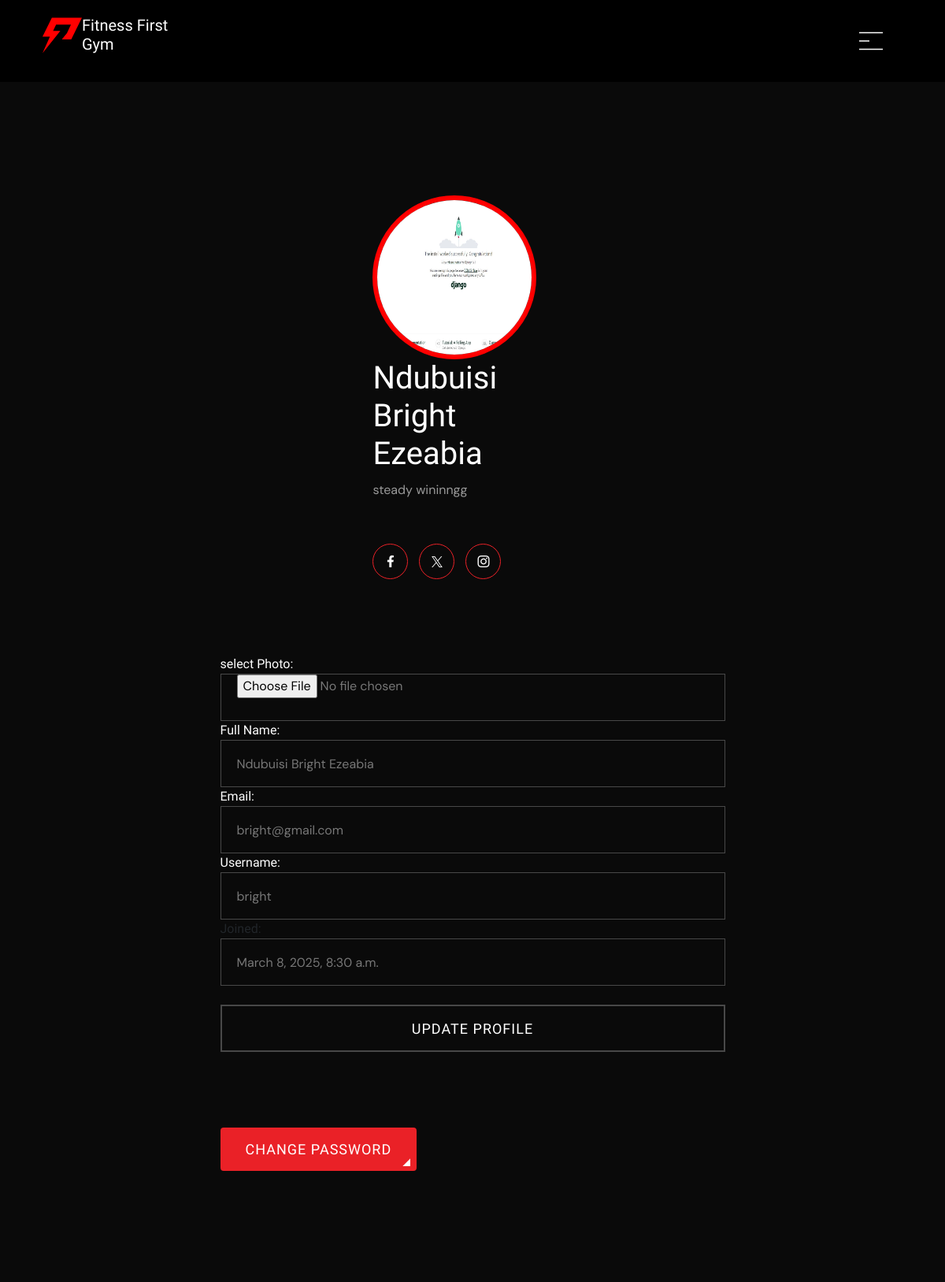
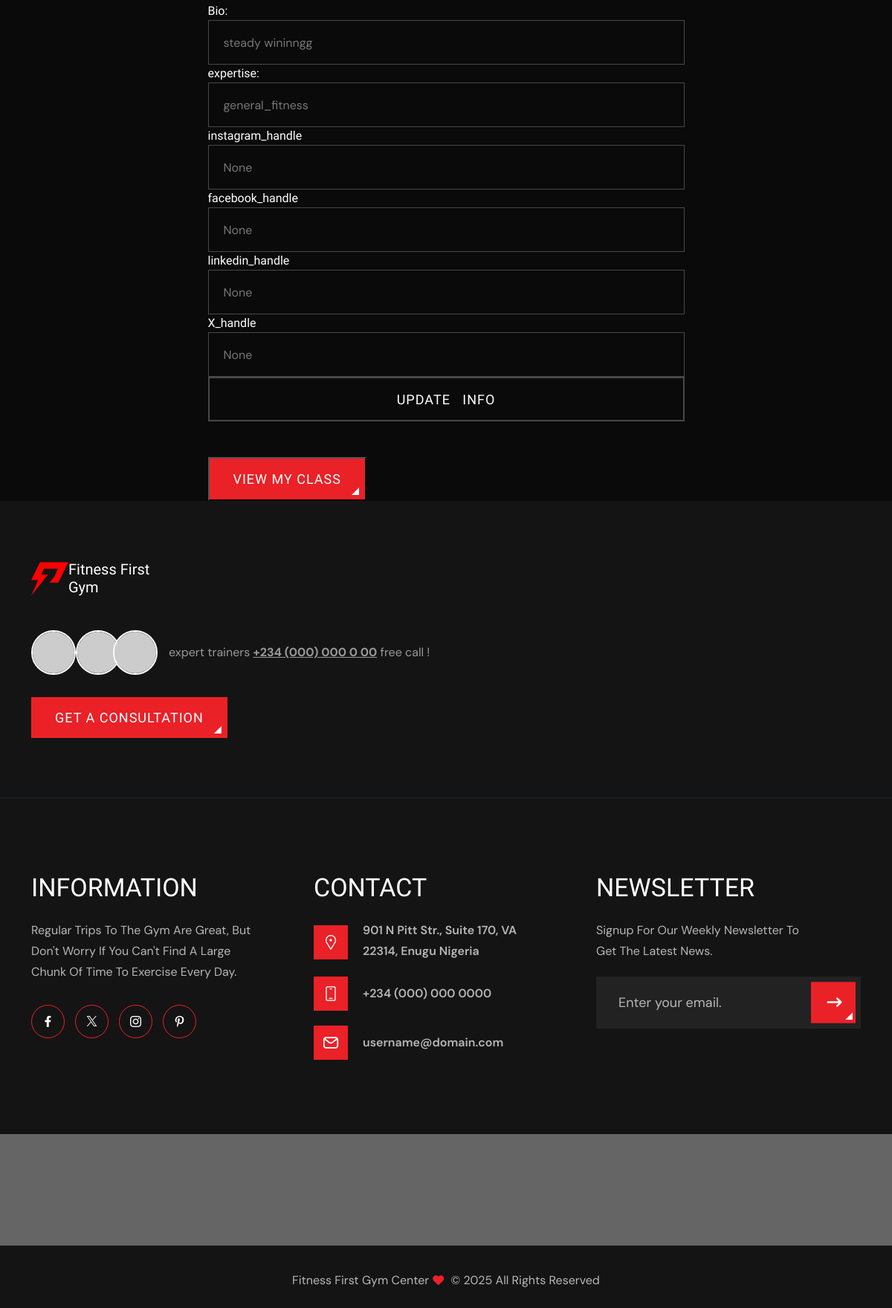
Screenshot of /profile/ (signed in) with the database file from the repository (2 pictures, top to bottom).
### Main/models.py (models this page shows, shortened)
class CustomUser(AbstractBaseUser, PermissionsMixin):
    email = models.EmailField(unique=True)
    username = models.CharField(max_length=255)
    full_name = models.CharField(max_length=255, blank=True, null=True, default="User")
    profile_photo = models.ImageField(upload_to='profile_photos/', blank=True, null=True, default="profile_photos/default.jpg")
    is_active = models.BooleanField(default=True)
    is_staff = models.BooleanField(default=False)
    is_superuser = models.BooleanField(default=False)
    date_joined = models.DateTimeField(auto_now_add=True)
    is_admin = models.BooleanField(default=False)
    objects = CustomUserManager()
    USERNAME_FIELD = 'email'
    REQUIRED_FIELDS = ['username']

class Trainer(models.Model):
    EXPERTISE_CHOICES = [
        ('general_fitness', 'General Fitness'),
        ('yoga', 'Yoga'),
        ('strength_training', 'Strength Training'),
        ('cardio', 'Cardio'),
        ('nutrition', 'Nutrition'),
        ('pilates', 'Pilates'),
        ('crossfit', 'CrossFit'),
        ('bodybuilding', 'Bodybuilding'),
        ('martial_arts', 'Martial Arts'),
    ]
    user = models.OneToOneField(settings.AUTH_USER_MODEL, on_delete=models.CASCADE, null=True, related_name="trainer")
    expertise = models.CharField(max_length=50, choices=EXPERTISE_CHOICES, default='general_fitness')
    bio = models.TextField()
    instagram_handle = models.CharField(max_length=255, blank=True, null=True)
    facebook_handle = models.CharField(max_length=255, blank=True, null=True)
    linkedin_handle = models.CharField(max_length=255, blank=True, null=True)
    X_handle = models.CharField(max_length=255, blank=True, null=True)
    available_days = models.JSONField(default=list)  # Example: ["Monday", "Wednesday", "Friday"]
    max_bookings_per_day = models.PositiveIntegerField(default=5)

### Main/views.py (the view)
# urls.py: path('profile/', views.profile, name='profile'),
@login_required
def profile(request):
    if not request.user.is_authenticated:
        messages.success(request, "You Must  Login First")
        return redirect('auth')
    form = ProfileUpdateForm(instance=request.user)
    return render(request, 'Main/profile.html', {'form': form})

### Main/forms.py
class ProfileUpdateForm(forms.ModelForm):
    email = forms.EmailField(disabled=False)
    username = forms.CharField(disabled=False)
    full_name = forms.CharField(required=False)
    profile_photo = forms.ImageField(
        required=False,
        widget=forms.ClearableFileInput(attrs={'class': 'custom-file-input'})  # Ensure file input renders properly
    )
    is_active = forms.BooleanField(disabled=True, required=False)
    class Meta:
        model = CustomUser
        fields = ['profile_photo', 'full_name', 'email', 'username', 'is_active']

### Main/templates/main/profile.html (shortened to what this page needs)
{% extends 'base.html' %}
{% block content %}
{% load static %}
<div class="container">
    <div class="row d-flex-all justify-content-center ">
        <br>
        <br>
        <br>
        <div class="col-7">
            <br>
            <br>
            <br>
            <br>
            <br>
            <br>
            <div class="row d-flex-all justify-content-center">
                <div class="col-5"> <img src="{{ user.profile_photo.url }}" class="image-control " style="
        height: 13rem;
        width: 13rem;
        border-radius: 50%;
        border: red solid 6px;
        ">
                    <h3 class="h1   text-white">{{ user.full_name }}</h3>
                    <p>{{ user.trainer.bio}}</p>
                    <br>
                    <div class="social-media">
                        <ul class="social-media">
                            <li><a href="{{ user.trainer.facebook_handle}}"><i class="fa-brands fa-facebook-f"></i></a>
                            </li>
                            <li><a href="{{ user.trainer.X_handle}}"><i class="flaticon-twitter"></i></a></li>
                            <li><a href="{{ user.trainer.instagram_handle}}""><i class=" flaticon-instagram"></i></a>
                            </li>
                        </ul>
                    </div>
                </div>
            </div>
            <br>
            <br>
            <br>
            <br>
            <div class="form-container">
                <form method="POST" class=" " action="{% url 'update_profile' %}" enctype="multipart/form-data">
                    <div class="form-group">
                        <label for="id_profile_photo" class="text-white"> select Photo:</label>
                        <input type="file" name="profile_photo" id="id_profile_photo" accept="image/*" class="sss">
                    </div>
                    <div class="form-group">
                        <label for="id_full_name" class="text-white">Full Name:</label>
                        <input type="text" name="full_name" id="id_full_name" value="{{ user.full_name }}" required>
                    </div>
                    <div class="form-group">
                        <label for="id_email" class="text-white">Email:</label>
                        <input type="email" name="email" id="id_email" value="{{ user.email }}" required>
                    </div>
                    <div class="form-group">
                        <label for="id_username" class="text-white">Username:</label>
                        <input type="text" name="username" id="id_username" value="{{ user.username }}" required>
                    </div>
                    <div class="form-group">
                        <div>Joined: <input type="text" value="{{ user.date_joined }}" readonly></div>
                    </div>
                    <br>
                    <div class="form-group">
                        <input type="submit" value="Update Profile" class="text-white theme-btn">
                    </div>
                    <br>
                    <br>
                    <br>
                    <br>
                </form>
            </div>
            <button class=" theme-btn  btn text-white">
                <a href="{% url 'change_password' %}" class="  text-white">change password</a>
            </button>
            <br>
            <br>
            <br>
            <br>
            <br>
            <br>
            <br>
            {% if user.trainer.user == "" %}
            <br>
            <br>
            <br>
            <br>
            <br>
            {% else %}
            <form method="POST" action="{% url 'ChangeTrainerInfo' %}" class="   ">
                <div class="form-group">
                    <label for="id_bio" class="text-white">Bio:</label>
                    <input type="text" name="bio" id="id_bio" value="{{ user.trainer.bio}}" required>
                </div>
                <div class="form-group">
                    <label for="id_expertise" class="text-white">expertise:</label>
                    <input type="text" name="expertise" id="id_expertise" value="{{ user.trainer.expertise}}" required>
                </div>
                <div class="form-group">
                    <label for="id_instagram_handle" class="text-white">instagram_handle</label>
                    <input type="text" name="instagram_handle" id="id_instagram_handle"
                        value="{{ user.trainer.instagram_handle}}" required>
                </div>
                <div class="form-group">
                    <label for="id_facebook_handle" class="text-white">facebook_handle</label>
                    <input type="text" name="facebook_handle" id="id_facebook_handle"
                        value="{{ user.trainer.facebook_handle}}" required>
                </div>
                <div class="form-group">
                    <label for="id_linkedin_handle" class="text-white">linkedin_handle</label>
                    <input type="text" name="linkedin_handle" id="id_linkedin_handle"
                        value="{{ user.trainer.linkedin_handle}}" required>
                </div>
                <div class="form-group">
                    <label for="id_X_handle" class="text-white">X_handle</label>
                    <input type="text" name="X_handle" id="id_X_handle" value="{{ user.trainer.X_handle}}" required>
                </div>
                <div class="form-group">
                    <input type="submit" value="Update   Info" class="text-white theme-btn">
                </div>
                <br>
                <br>
                <button><a href="{% url 'trainer_bookings' %}" class="text-white theme-btn"> view my
                        class</a></button>
            </form>
        </div>
        <br>
        <br>
        <br>
        <br>
        <br>
        <br>
        <br>
        <br>
        <br>
    </div>
</div>
{% endif %}
{% endblock %}

### static/css/style-dark.css (style rules this page uses)
body.light-d section.gap.no-top.about-style-one, body.light-d .team-style-two, body.light-d .blog-style-three, body.light-d .about-first, body.light-d .about-key-benefits, body.light-d .cart, body.light-d .checkout.detail-page, body.light-d .contact-form-2, body.light-d .about-style-one, body.light-d .no-top.core-values, body.light-d .innovation, body.light-d .history.detail-page, body.light-d .login-register, body.light-d .detail-page, body.light-d .project-detail-slider, body.light-d .construction-services, body.light-d .service-style-one, body.light-d { background-color: #0a0a0a; z-index: 0; }
body.light-d .about-style-one .about-data-right span, body.light-d p, body.light-d .about-style-one .about-data-right .about-info h3, body.light-d .about-style-one .about-data-right .about-info h4, body.light-d .about-style-one .about-data-right .about-info h4, body.light-d .heading span, body.light-d .heading-style-2 .data span, body.light-d .estimated-price .est-form label, body.light-d .contact-us .c-cards .card .details > span, body.light-d .certificates .data span, body.light-d .shop-style-one .product h3 a, body.light-d .project-completed .proj-data .loc-date > div span:last-child, body.light-d .blog-style-three .blog-posts h3 a, body.light-d .blog-style-three .blog-posts .date, body.light-d .about-first .who-we-are h3, body.light-d .about-first .who-we-are ul li, body.light-d .blog-style-one .blog-post .blog-author .details h3, body.light-d .c-circle li, body.light-d .category p a, body.light-d .category.social-medias ul li a, body.light-d .blog-detail.detail-page .comment .c-data p, body.light-d .comment .c-data span, body.light-d .cart .cart-table .c-c .c-data h2 a, body.light-d .billing .nice-select, body.light-d .billing input::placeholder, body.light-d .billing select::placeholder, body.light-d .checkout .billing input::placeholder, body.light-d .checkout .billing .nice-select::placeholder, body.light-d .checkout .order-note textarea::placeholder, body.light-d .checkout .billing input, body.light-d .innovation ul li p, body.light-d .innovation ul li i, body.light-d .box form .remember label, body.light-d .pd-quality span, body.light-d .pd-cat-tags ul li ul.pd-cat li a, body.light-d .pd-cat-tags ul li ul.pd-tag li a, body.light-d .pd-cat-tags ul li ul.pd-sku li a, body.light-d .pd-cat-tags ul li ul.pd-sku li, body.light-d .sm-circle li, body.light-d .detail-page .include li, body.light-d .construction-services .services-nav ul li button.nav-link, body.light-d .team-detail .team-data .t-contact span, body.light-d .team-detail .fav-project .f-p-box .f-p-contact li span, body.light-d .team-detail .fav-project .f-p-box .f-p-contact li p, body.light-d .client-review-slider .slider-data p, body.light-d .client-review-slider .slider-data .bio .details h3, body.light-d .client-review-slider .slider-data .bio .details p, body.light-d .client-review-style-one .head-review span, body.light-d .project-completed .proj-data h3, body.light-d .client-review-style-one .head-review span, body.light-d .heading span, body.light-d .heading-style-2, body.light-d .data span, .making-people ul li, div#countdown ul li, .together span,.service-detail-first .who-we-are ul { color: #999; }
body.light-d .service-style-two .service-two-box:hover .service-two-icon:before, body.light-d .nice-select,body.light-d input,body.light-d select { background-color: transparent; }
.nice-select, input, select { border-color: #484848 !important; }

### rows the page displays
CustomUser: profile_photo (picture), full_name "Ndubuisi Bright Ezeabia", trainer.bio "steady wininngg", email "bright@gmail.com", username "bright", date_joined "March 8, 2025, 8:30 a.m.", bio "steady wininngg", expertise "general_fitness", instagram_handle "None", facebook_handle "None", linkedin_handle "None", X_handle "None"
